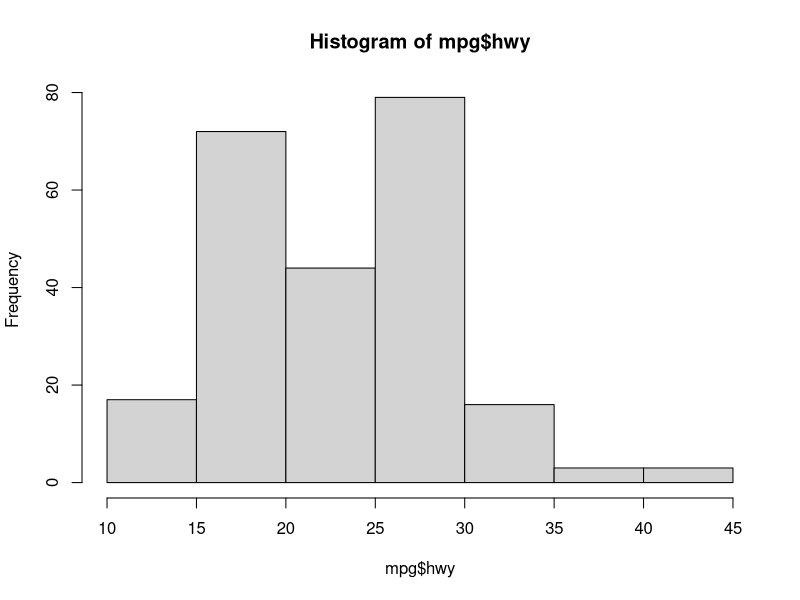
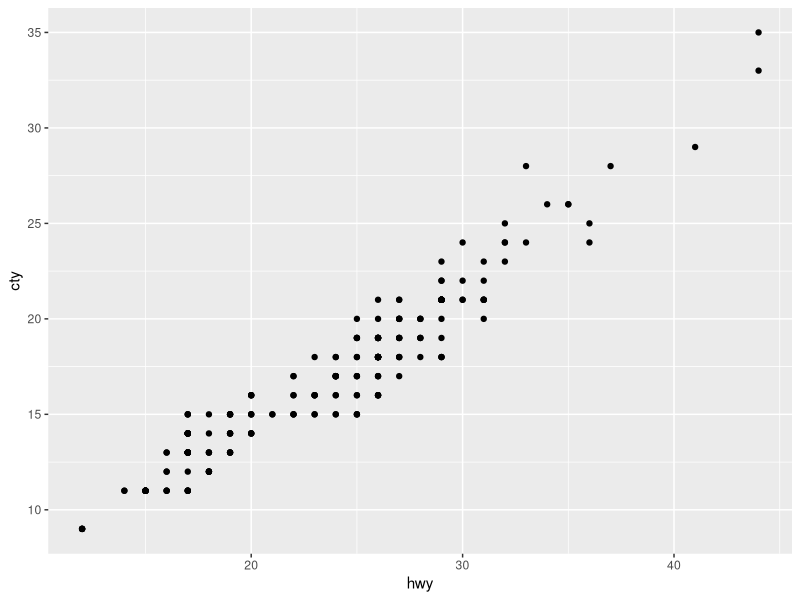

Generate these figures, in order, with R: (Note: this script raises an error after producing the figures.)
## ---- chunk 1
knitr::opts_chunk$set(echo = TRUE)
## ---- chunk 2
library(tidyverse)
library(ggplot2)
## ---- chunk 3
hist(mpg$hwy)
## ---- chunk 4
ggplot(mpg, aes(x=hwy, y=cty)) + geom_point()
## ---- chunk 5
counts <- table(mpg$manufacturer)

ggplot(mpg, aes(manufacturer)) + geom_bar(stat="count") + coord_flip
## ---- chunk 6
ggplot(mpg, aes(x=cyl, y=hwy, color=cyl, group = cyl)) +
  geom_boxplot()
## ---- chunk 7
library(corrplot)
## ---- chunk 8
mpg
m <- cor(mpg)
corrplot(m, method = 'color')
## ---- chunk 9
df <- data.frame(mpg$displ, mpg$year, mpg$cyl, mpg$cty, mpg$hwy)
df
m <- cor(df)
corrplot(m, method = 'color', type = 'lower')
